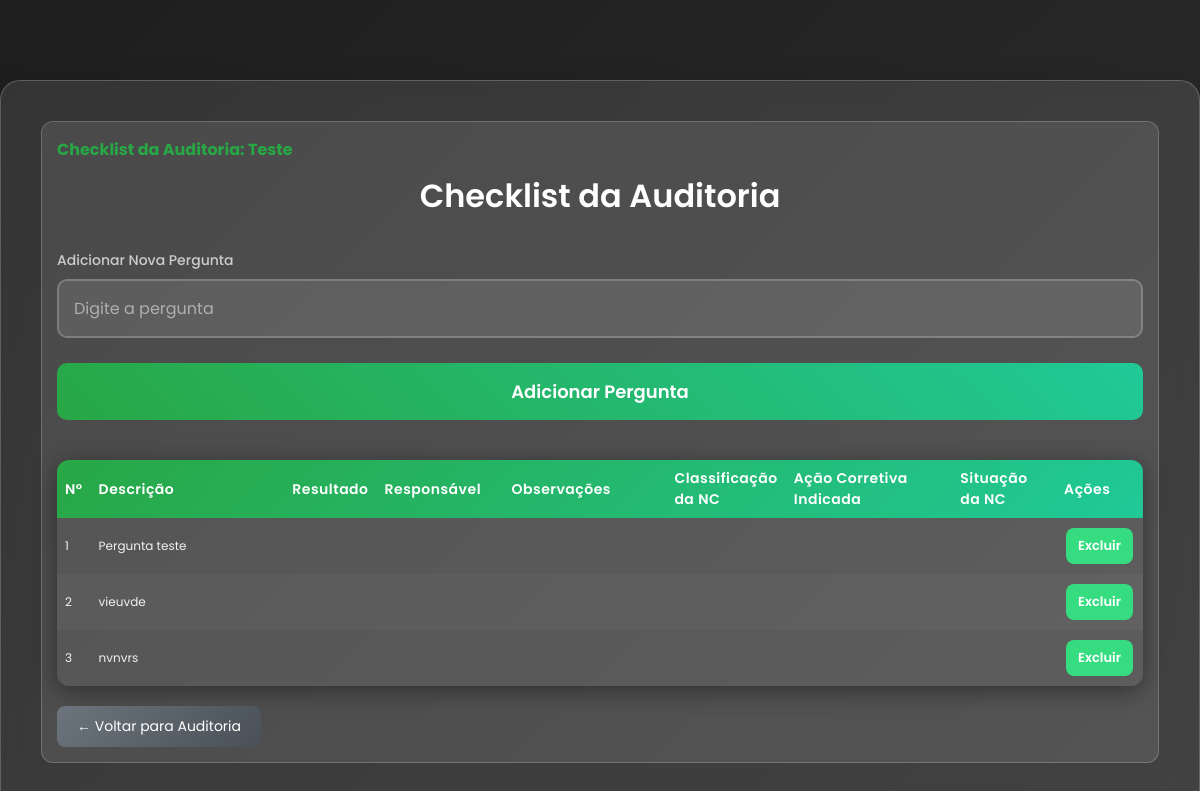
Page /pages/checklist.php?id_auditoria=4 on the earlier database version.
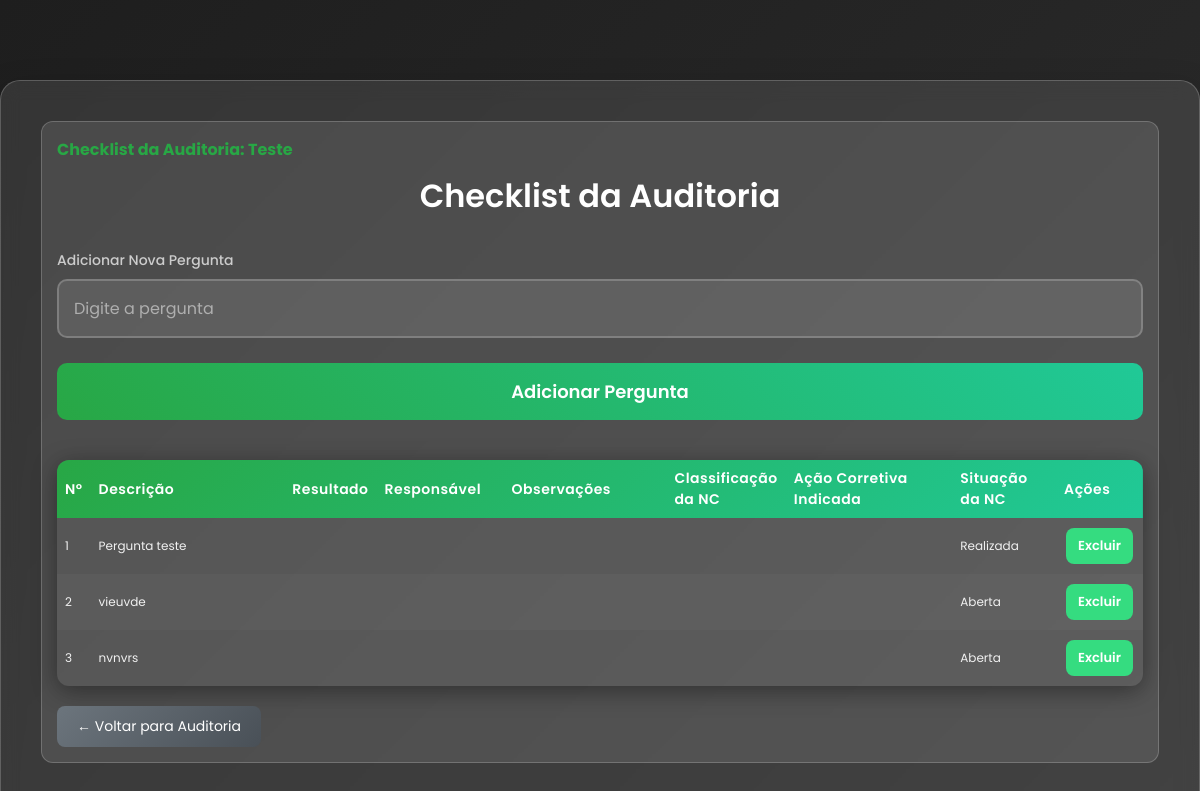
Same page on the later database version.
### tables this page shows
CREATE TABLE `checklist` (
  `id` int(11) NOT NULL AUTO_INCREMENT,
  `id_auditoria` int(11) NOT NULL,
  `pergunta` varchar(255) NOT NULL,
  `resultado` varchar(10) DEFAULT 'N/A',
  `responsavel` varchar(100) DEFAULT NULL,
  `observacoes` text DEFAULT NULL,
  `created_at` timestamp NOT NULL DEFAULT current_timestamp(),
  `classificacao_nc` varchar(50) DEFAULT '',
  `acao_corretiva` text DEFAULT '',
  `situacao_nc` varchar(50) DEFAULT 'Pendente',
  `escalonamento` int(11) DEFAULT NULL,
  `prazo_resolucao` int(11) DEFAULT NULL,
  PRIMARY KEY (`id`),
  KEY `id_auditoria` (`id_auditoria`),
  CONSTRAINT `fk_checklist_auditoria` FOREIGN KEY (`id_auditoria`) REFERENCES `auditoria` (`id_auditoria`) ON DELETE CASCADE
);

### php/functions.php (called while the page is built, shortened)
<?php
function buscarAudutoriasIdAuditoria($conn, $id_auditoria) {
    $stmt = $conn->prepare("SELECT * FROM auditoria WHERE id_auditoria = ?");
    $stmt->bind_param("i", $id_auditoria);
    $stmt->execute();
    $result = $stmt->get_result();
    return $result->fetch_assoc();
}
?>

### pages/checklist.php (the view, shortened to what this page needs)
<!DOCTYPE html>
<html lang="pt-BR">
<head>
    <link rel="stylesheet" href="../assets/css/styles.css">
</head>
<body>
    <?php
    require_once "../config/conexao.php";
    include "../php/functions.php";
    $id_auditoria = (int)$_GET['id_auditoria'];
    $dados_auditoria = buscarAudutoriasIdAuditoria($conn, $id_auditoria);
    ?>
    <div class="signup-container" style="max-width: 1400px;">
        <div class="auditoria-info">
            <h3>Checklist da Auditoria: <?= htmlspecialchars($dados_auditoria['titulo_projeto']) ?></h3>
        <h2 class="signup-title">Checklist da Auditoria</h2>
        <form action="../php/checklist_action.php" method="POST" style="margin-bottom:2rem;">
            <div class="form-group">
                <label for="pergunta_simples">Adicionar Nova Pergunta</label>
                <input type="text" id="pergunta_simples" name="pergunta" placeholder="Digite a pergunta" required>
            </div>
            <button type="submit" class="signup-btn">Adicionar Pergunta</button>
        </form>
       <form action="../php/checklist_action.php" method="POST" id="formSalvarTudo">
            <table class="checklist-table">
                <thead>
                    <tr>
                        <th style="width: 3%;">Nº</th>
                        <th style="width: 20%;">Descrição</th>
                        <th style="width: 7%;">Resultado</th>
                        <th style="width: 12%;">Responsável</th>
                        <th style="width: 16%;">Observações</th>
                        <th style="width: 11%;">Classificação da NC</th>
                        <th style="width: 17%;">Ação Corretiva Indicada</th>
                        <th style="width: 10%;">Situação da NC</th>
                        <th style="width: 8%;">Ações</th>
                    </tr>
                </thead>
                <tbody>
                    <?php
                    $sql = "SELECT * FROM checklist WHERE id_auditoria = ? ORDER BY id ASC";
                    $stmt = $conn->prepare($sql);
                    $stmt->bind_param("i", $id_auditoria);
                    $stmt->execute();
                    $result = $stmt->get_result();
                    if ($result && $result->num_rows > 0) {
                        $num = 1;
                        while($row = $result->fetch_assoc()) {
                            $classificacao = '';
                            switch($row['classificacao_nc']){
                                default: $classificacao = '';
                            }
                            $situacao = '';
                            switch($row['situacao_nc']){
                                case 'pendente': $situacao = 'Aberta'; break;
                                case 'resolvida': $situacao = 'Realizada'; break;
                                default: $situacao = '';
                            }
                            echo "<tr>
                <td>{$num}</td>
                <td>" . htmlspecialchars($row['pergunta']) . "</td>
                <td></td>
                <td>" . htmlspecialchars($row['responsavel']) . "</td>
                <td>" . htmlspecialchars($row['observacoes']) . "</td>
                <td>{$classificacao}</td>
                <td>" . htmlspecialchars($row['acao_corretiva']) . "</td>
                <td>{$situacao}</td>
                <td>
                    <button type='button' class='btn-acao btn-delete' onclick='confirmarExclusao({$row['id']})'>Excluir</button>
                </td>
              </tr>";
                            $num++;
                        }
                    } else {
                        echo "<tr><td colspan='9' style='text-align:center; color:#ccc;'>Nenhuma pergunta cadastrada para esta auditoria.</td></tr>";
                    }
                    ?>
                </tbody>
            </table>
            <div class="form-actions" style="margin-top: 2rem;">
                <a href="auditoria.php?id_auditoria=<?= $id_auditoria ?>" class="btn-voltar">← Voltar para Auditoria</a>
            </div>
        </form>
    </div>
</body>
</html>

Differences in the rows shown:
changed checklist "Pergunta teste": situacao_nc (not shown) → "Realizada"
changed checklist "vieuvde": situacao_nc (not shown) → "Aberta"
changed checklist "nvnvrs": situacao_nc (not shown) → "Aberta"
